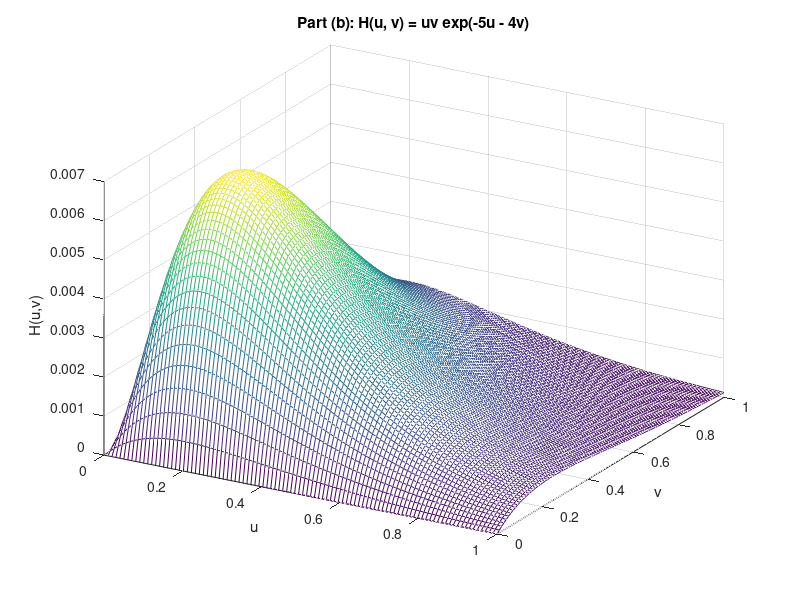

The MATLAB source for this figure:
[u, v] = meshgrid(linspace(0,1,100), linspace(0,1,100));
H = u .* v .* exp(-5 .* u - 4 .* v);

figure;
mesh(u, v, H);
xlabel('u');
ylabel('v');
zlabel('H(u,v)');
title('Part (b): H(u, v) = uv exp(-5u - 4v)');
view(30, 30);
